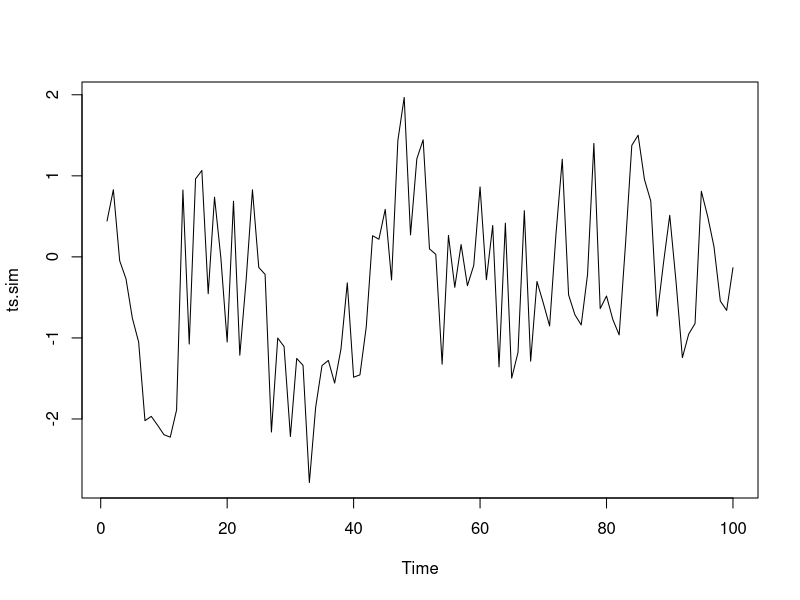
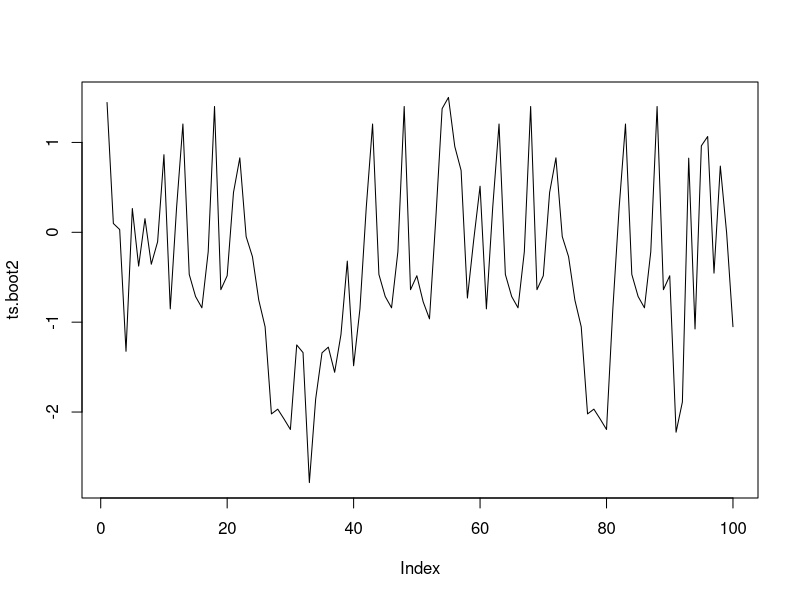

Recreate these plots in R, in order.
## ---- chunk 1
knitr::opts_chunk$set(echo = TRUE)
## ---- chunk 2
ts.sim <- arima.sim(list(order = c(1, 0, 0), ar = 0.5), n = 100) 
ts.sim
plot(ts.sim)
## ---- chunk 3
ts.blocks <- list(ts.sim[c(1:10)], ts.sim[c(11:20)], ts.sim[c(21:30)], ts.sim[c(31:40)], ts.sim[c(41:50)], ts.sim[c(51:60)], ts.sim[c(61:70)], ts.sim[c(71:80)], ts.sim[c(81:90)], ts.sim[c(91:100)])
ts.blocks
## ---- chunk 4
ts.boot1 <- sample(ts.blocks, 10, replace = T)
ts.boot1
class(ts.boot1)
## ---- chunk 5
ts.boot2 <- c()
for(i in 1:10) {
  for(j in 1: 10) {
    ts.boot2 <- c(ts.boot2, ts.boot1[[i]][[j]])
  }
}
ts.boot2
class(ts.boot2)
## ---- chunk 6
plot(ts.boot2, type = "l")
## ---- chunk 7
ts.sim <- arima.sim(list(order = c(1, 0, 0), ar = 0.5), n = 100) 
single_point <- function(ts.series)
{
  point1 <- sample(c(1:length(ts.series)), 1, replace = T)
  print(point1)
}
single_point(ts.sim)
## ---- chunk 8
one_sample <- function(ts.series, B)
{
  point1 <- sample(c(1:length(ts.series)), 1, replace = T)
  samp1 <- c()
  for(i in 1:B)
  {
    samp1 <- c(samp1, ts.sim[point1 + i - 1])
  }
  print(ts.sim)
  print(point1)
  print(samp1)
}
one_sample(ts.sim, 10)
